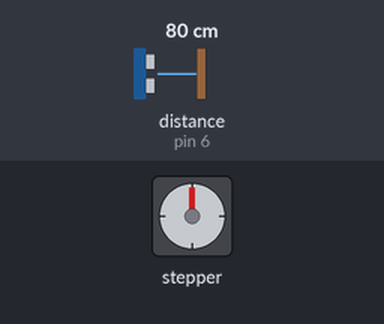
The sketch below on a simulated Arduino Uno, built with avr-gcc and run on an emulated ATmega328P. Shown: stepper motor. Wiring (inferred from the names in the program): stepper motor (2048 steps per turn assumed): coils pin 2, pin 3, pin 4, pin 5. The test bench sets the inputs (shaded band); at power-on: distance to the obstacle (sensor on pin 6) 80 cm. The echo pulse lasts 58.3 µs per cm; what the sketch prints to the serial monitor is not drawn.

Above: at 1.2 s.
1.3 s: distance to the obstacle (sensor on pin 6) set to 35 cm
2.8 s: distance to the obstacle (sensor on pin 6) set to 28 cm
Timing chart, 0 to 5.8 s (numbered marks = the images above; inputs shaded):
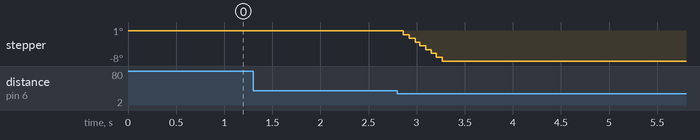

Measured:
- after the input at 1.3 s, every drawn part: stays the same

The sketch:

JewleryDisplay_V1.ino
```cpp
#include <Ultrasonic.h>
#define TRIGGER_PIN  7
#define ECHO_PIN     6
Ultrasonic ultrasonic(TRIGGER_PIN, ECHO_PIN);

int motorPin1 = 2;
int motorPin2 = 3;
int motorPin3 = 4;
int motorPin4 = 5;
int delayTime = 10;
int stepCounter = 0;
int currentPosition = 0;

int controlPin = 8;

void setup()
{
  Serial.begin(9600);
  pinMode(motorPin1, OUTPUT);//coil1
  pinMode(motorPin2, OUTPUT);//coil1
  pinMode(motorPin3, OUTPUT);//coil2
  pinMode(motorPin4, OUTPUT);//coil2
  pinMode(controlPin, INPUT);
}

void loop()
{
  //driveClockwise(100);
  //driveCounterClockwise(100);

  /*while(digitalRead(controlPin) == LOW)
  {
    driveClockwise(stepCounter);
    stepCounter++;
    Serial.println(stepCounter);
  }  */

  applyTurns(checkDistance());
}

int checkDistance()
{
   float cmMsec;
   long microsec = ultrasonic.timing();
   cmMsec = ultrasonic.convert(microsec, Ultrasonic::CM);

   int intCmSec = (int) cmMsec;

   return intCmSec;
}

void printDistance(int value)
{
 Serial.println(value);
 delay(50);
}

void applyTurns(int distance)
{
  int mappedDistance;
   if(distance > 30)
   {
     return;
   }
   else
   {
     mappedDistance = map(distance, 0, 30, 0, 15);
   }

   if(mappedDistance > currentPosition)
   {
     driveCounterClockwise(mappedDistance - currentPosition);
     currentPosition = mappedDistance;
   }
   //else if(mappedDistance < currentPosition)
   //{
   //  driveClockwise(
   //}

   Serial.println('MappedDist:'+mappedDistance+'CurrentPos'+currentPosition);


}


void driveCounterClockwise(int steps)
{
  for(int currentStep = 0; currentStep<steps; currentStep++)
  {
    digitalWrite(motorPin1, LOW);
    digitalWrite(motorPin2, HIGH);//2
    digitalWrite(motorPin3, LOW);
    digitalWrite(motorPin4, HIGH);//1
    delay(delayTime);

    digitalWrite(motorPin1, LOW);
    digitalWrite(motorPin2, HIGH);//2
    digitalWrite(motorPin3, HIGH);
    digitalWrite(motorPin4, LOW);//1
    delay(delayTime);

    digitalWrite(motorPin1, HIGH);
    digitalWrite(motorPin2, LOW);//2
    digitalWrite(motorPin3, HIGH);
    digitalWrite(motorPin4, LOW);//1
    delay(delayTime);

    digitalWrite(motorPin1, HIGH);
    digitalWrite(motorPin2, LOW);//2
    digitalWrite(motorPin3, LOW);
    digitalWrite(motorPin4, HIGH);//1
    delay(delayTime);
  }
}

void driveClockwise(int steps)
{
  for(int currentStep = 0; currentStep<steps; currentStep++)
  {
    digitalWrite(motorPin1, HIGH);//1
    digitalWrite(motorPin2, LOW);
    digitalWrite(motorPin3, LOW);
    digitalWrite(motorPin4, HIGH);//2
    delay(delayTime);

    digitalWrite(motorPin1, HIGH);//2
    digitalWrite(motorPin2, LOW);
    digitalWrite(motorPin3, HIGH);//1
    digitalWrite(motorPin4, LOW);
    delay(delayTime);

    digitalWrite(motorPin1, LOW);
    digitalWrite(motorPin2, HIGH);//1
    digitalWrite(motorPin3, HIGH);//2
    digitalWrite(motorPin4, LOW);
    delay(delayTime);

    digitalWrite(motorPin1, LOW);
    digitalWrite(motorPin2, HIGH);//2
    digitalWrite(motorPin3, LOW);
    digitalWrite(motorPin4, HIGH);//1
    delay(delayTime);
  }
}

//mitsumi servo
void phaseTestFwd() {
  Serial.println("1");
  digitalWrite(motorPin1, HIGH);//1
  digitalWrite(motorPin2, LOW);
  digitalWrite(motorPin3, LOW);
  digitalWrite(motorPin4, HIGH);//2
  delay(delayTime);

  Serial.println("2");
  digitalWrite(motorPin1, HIGH);//2
  digitalWrite(motorPin2, LOW);
  digitalWrite(motorPin3, HIGH);//1
  digitalWrite(motorPin4, LOW);
  delay(delayTime);

  Serial.println("3");
  digitalWrite(motorPin1, LOW);
  digitalWrite(motorPin2, HIGH);//1
  digitalWrite(motorPin3, HIGH);//2
  digitalWrite(motorPin4, LOW);
  delay(delayTime);

  Serial.println("4");
  digitalWrite(motorPin1, LOW);
  digitalWrite(motorPin2, HIGH);//2
  digitalWrite(motorPin3, LOW);
  digitalWrite(motorPin4, HIGH);//1
  delay(delayTime);


}
void phaseTestBack() {
  Serial.println("8");
  digitalWrite(motorPin1, LOW);
  digitalWrite(motorPin2, HIGH);//2
  digitalWrite(motorPin3, LOW);
  digitalWrite(motorPin4, HIGH);//1
  delay(delayTime);

  Serial.println("7");
  digitalWrite(motorPin1, LOW);
  digitalWrite(motorPin2, HIGH);//2
  digitalWrite(motorPin3, HIGH);
  digitalWrite(motorPin4, LOW);//1
  delay(delayTime);

  Serial.println("6");
  digitalWrite(motorPin1, HIGH);
  digitalWrite(motorPin2, LOW);//2
  digitalWrite(motorPin3, HIGH);
  digitalWrite(motorPin4, LOW);//1
  delay(delayTime);

  Serial.println("5");
  digitalWrite(motorPin1, HIGH);
  digitalWrite(motorPin2, LOW);//2
  digitalWrite(motorPin3, LOW);
  digitalWrite(motorPin4, HIGH);//1
  delay(delayTime);
}
```
